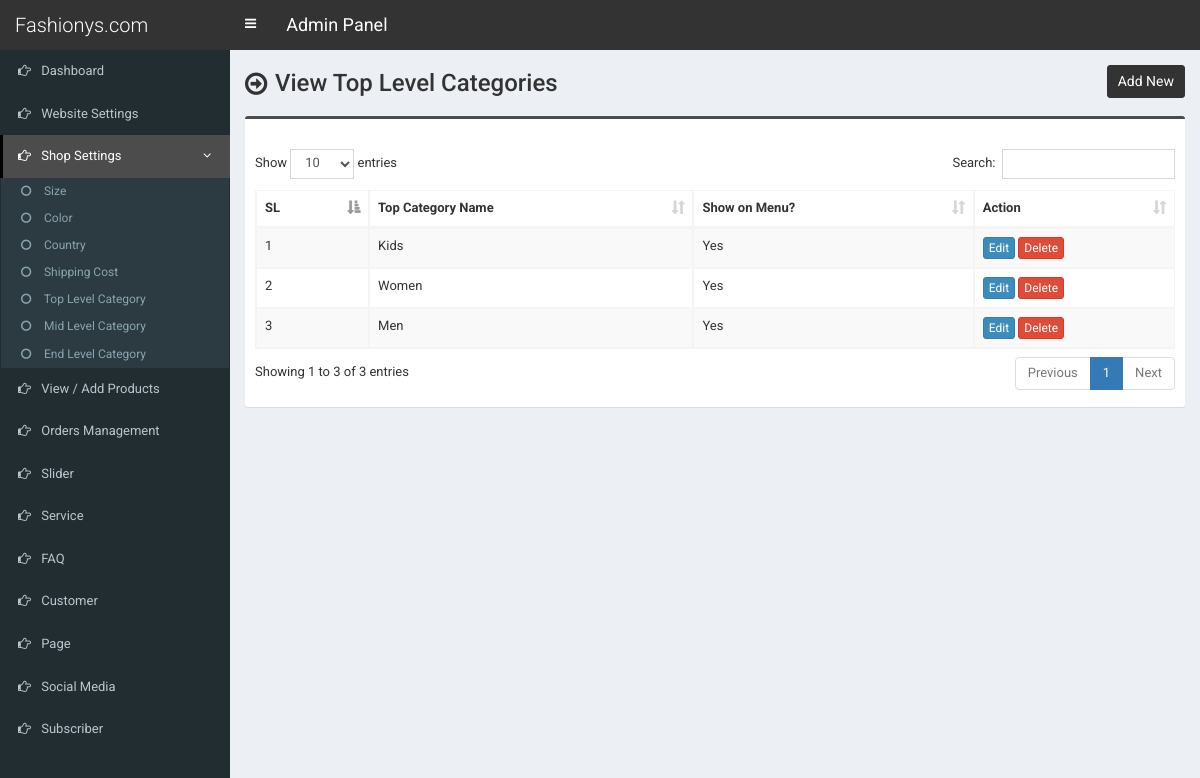
/admin/top-category.php, run on an earlier commit of the app's database.
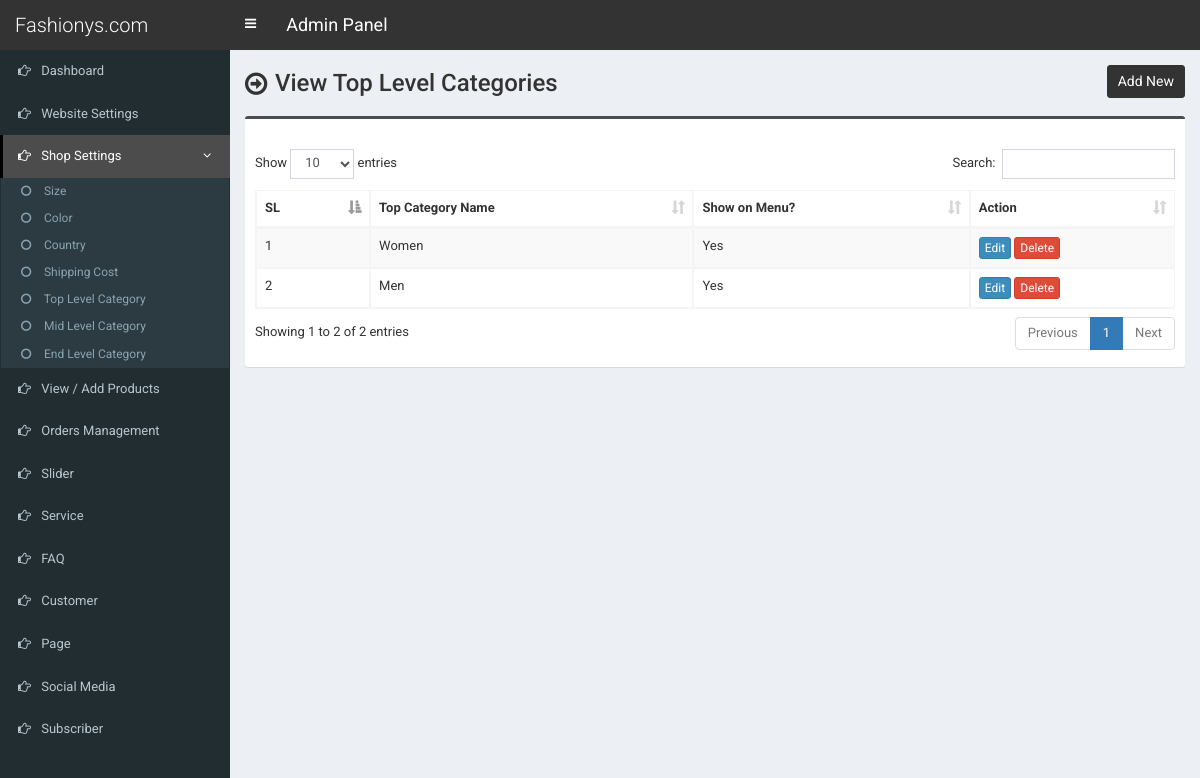
And on a later commit of the database.
### tables this page shows
CREATE TABLE `tbl_top_category` (
  `tcat_id` int(11) NOT NULL,
  `tcat_name` varchar(255) NOT NULL,
  `show_on_menu` int(1) NOT NULL
);

### admin/top-category.php (the view, shortened to what this page needs)
<?php require_once('header.php'); ?>
<section class="content-header">
	<div class="content-header-left">
		<h1>View Top Level Categories</h1>
	</div>
	<div class="content-header-right">
		<a href="top-category-add.php" class="btn btn-primary btn-sm">Add New</a>
	</div>
</section>
<section class="content">
  <div class="row">
    <div class="col-md-12">
      <div class="box box-info">
        <div class="box-body table-responsive">
          <table id="example1" class="table table-bordered table-striped">
			<thead>
			    <tr>
			        <th>SL</th>
			        <th>Top Category Name</th>
                    <th>Show on Menu?</th>
			        <th>Action</th>
			    </tr>
			</thead>
            <tbody>
            	<?php
            	$i=0;
            	$statement = $pdo->prepare("SELECT * FROM tbl_top_category ORDER BY tcat_id DESC");
            	$statement->execute();
            	$result = $statement->fetchAll(PDO::FETCH_ASSOC);
            	foreach ($result as $row) {
            		$i++;
            		?>
					<tr>
	                    <td><?php echo $i; ?></td>
	                    <td><?php echo $row['tcat_name']; ?></td>
                        <td>
                            <?php
                                if($row['show_on_menu'] == 1) {
                                    echo 'Yes';
                                } else {
                                    echo 'No';
                                }
                            ?>
                        </td>
	                    <td>
	                        <a href="top-category-edit.php?id=<?php echo $row['tcat_id']; ?>" class="btn btn-primary btn-xs">Edit</a>
	                        <a href="#" class="btn btn-danger btn-xs" data-href="top-category-delete.php?id=<?php echo $row['tcat_id']; ?>" data-toggle="modal" data-target="#confirm-delete">Delete</a>
	                    </td>
	                </tr>
            		<?php
            	}
            	?>
            </tbody>
          </table>
        </div>
      </div>
</section>
<?php require_once('footer.php'); ?>

### admin/header.php (shortened to what this page needs)
<!DOCTYPE html>
<html>
<head>
	<link rel="stylesheet" href="css/bootstrap.min.css">
	<link rel="stylesheet" href="css/font-awesome.min.css">
	<link rel="stylesheet" href="css/ionicons.min.css">
	<link rel="stylesheet" href="css/datepicker3.css">
	<link rel="stylesheet" href="css/all.css">
	<link rel="stylesheet" href="css/select2.min.css">
	<link rel="stylesheet" href="css/dataTables.bootstrap.css">
	<link rel="stylesheet" href="css/jquery.fancybox.css">
	<link rel="stylesheet" href="css/AdminLTE.min.css">
	<link rel="stylesheet" href="css/_all-skins.min.css">
	<link rel="stylesheet" href="css/on-off-switch.css"/>
	<link rel="stylesheet" href="css/summernote.css">
	<link rel="stylesheet" href="style.css">
</head>
<body class="hold-transition fixed skin-blue sidebar-mini">
	<div class="wrapper">
		<header class="main-header">
			<a href="index.php" class="logo">
				<span class="logo-lg">Fashionys.com</span>
			</a>
			<nav class="navbar navbar-static-top">
				<a href="#" class="sidebar-toggle" data-toggle="offcanvas" role="button">
				</a>
				<span style="float:left;line-height:50px;color:#fff;padding-left:15px;font-size:18px;">Admin Panel</span>
				<div class="navbar-custom-menu">
					<ul class="nav navbar-nav">
						<li class="dropdown user user-menu">
							<a href="#" class="dropdown-toggle" data-toggle="dropdown">
							</a>
						</li>
					</ul>
				</div>
			</nav>
		</header>
  		<?php $cur_page = substr($_SERVER["SCRIPT_NAME"],strrpos($_SERVER["SCRIPT_NAME"],"/")+1); ?>
  		<aside class="main-sidebar">
    		<section class="sidebar">
      			<ul class="sidebar-menu">
			        <li class="treeview <?php if($cur_page == 'index.php') {echo 'active';} ?>">
			          <a href="index.php">
			            <i class="fa fa-hand-o-right"></i> <span>Dashboard</span>
			          </a>
			        </li>
			        <li class="treeview <?php if( ($cur_page == 'settings.php') ) {echo 'active';} ?>">
			          <a href="settings.php">
			            <i class="fa fa-hand-o-right"></i> <span>Website Settings</span>
			          </a>
			        </li>
                    <li class="treeview <?php if( ($cur_page == 'size.php') || ($cur_page == 'size-add.php') || ($cur_page == 'size-edit.php') || ($cur_page == 'color.php') || ($cur_page == 'color-add.php') || ($cur_page == 'color-edit.php') || ($cur_page == 'country.php') || ($cur_page == 'country-add.php') || ($cur_page == 'country-edit.php') || ($cur_page == 'shipping-cost.php') || ($cur_page == 'shipping-cost-edit.php') || ($cur_page == 'top-category.php') || ($cur_page == 'top-category-add.php') || ($cur_page == 'top-category-edit.php') || ($cur_page == 'mid-category.php') || ($cur_page == 'mid-category-add.php') || ($cur_page == 'mid-category-edit.php') || ($cur_page == 'end-category.php') || ($cur_page == 'end-category-add.php') || ($cur_page == 'end-category-edit.php') ) {echo 'active';} ?>">
                        <a href="#">
                            <i class="fa fa-hand-o-right"></i>
                            <span>Shop Settings</span>
                            <span class="pull-right-container">
								<i class="fa fa-angle-left pull-right"></i>
							</span>
                        </a>
                        <ul class="treeview-menu">
                            <li><a href="size.php"><i class="fa fa-circle-o"></i> Size</a></li>
                            <li><a href="color.php"><i class="fa fa-circle-o"></i> Color</a></li>
                            <li><a href="country.php"><i class="fa fa-circle-o"></i> Country</a></li>
                            <li><a href="shipping-cost.php"><i class="fa fa-circle-o"></i> Shipping Cost</a></li>
                            <li><a href="top-category.php"><i class="fa fa-circle-o"></i> Top Level Category</a></li>
                            <li><a href="mid-category.php"><i class="fa fa-circle-o"></i> Mid Level Category</a></li>
                            <li><a href="end-category.php"><i class="fa fa-circle-o"></i> End Level Category</a></li>
                        </ul>
                    </li>
                    <li class="treeview <?php if( ($cur_page == 'product.php') || ($cur_page == 'product-add.php') || ($cur_page == 'product-edit.php') ) {echo 'active';} ?>">
                        <a href="product.php">
                            <i class="fa fa-hand-o-right"></i> <span>View / Add Products</span>
                        </a>
                    </li>
                    <li class="treeview <?php if( ($cur_page == 'order.php') ) {echo 'active';} ?>">
                        <a href="order.php">
                            <i class="fa fa-hand-o-right"></i> <span>Orders Management</span>
                        </a>
                    </li>
                     <li class="treeview <?php if( ($cur_page == 'slider.php') ) {echo 'active';} ?>">
			          <a href="slider.php">
			            <i class="fa fa-hand-o-right"></i> <span>Slider</span>
			          </a>
			        </li>
			        <li class="treeview <?php if( ($cur_page == 'service.php') ) {echo 'active';} ?>">
			          <a href="service.php">
			            <i class="fa fa-hand-o-right"></i> <span>Service</span>
			          </a>
			        </li>
			      			        <li class="treeview <?php if( ($cur_page == 'faq.php') ) {echo 'active';} ?>">
			          <a href="faq.php">
			            <i class="fa fa-hand-o-right"></i> <span>FAQ</span>
			          </a>
			        </li>
						<li class="treeview <?php if( ($cur_page == 'customer.php') || ($cur_page == 'customer-add.php') || ($cur_page == 'customer-edit.php') ) {echo 'active';} ?>">
			          <a href="customer.php">
			            <i class="fa fa-hand-o-right"></i> <span>Customer</span>
			          </a>
			        </li>
			        <li class="treeview <?php if( ($cur_page == 'page.php') ) {echo 'active';} ?>">
			          <a href="page.php">
			            <i class="fa fa-hand-o-right"></i> <span>Page</span>
			          </a>
			        </li>
			        <li class="treeview <?php if( ($cur_page == 'social-media.php') ) {echo 'active';} ?>">
			          <a href="social-media.php">
			            <i class="fa fa-hand-o-right"></i> <span>Social Media</span>
			          </a>
			        </li>
			        <li class="treeview <?php if( ($cur_page == 'subscriber.php')||($cur_page == 'subscriber.php') ) {echo 'active';} ?>">
			          <a href="subscriber.php">
			            <i class="fa fa-hand-o-right"></i> <span>Subscriber</span>
			          </a>
			        </li>
      			</ul>
    		</section>
  		</aside>
  		<div class="content-wrapper">

### admin/footer.php (shortened to what this page needs)
		</div>
	</div>
</body>
</html>

### admin/style.css (style rules this page uses)
body { font-size: 13px; font-family: 'Roboto', sans-serif; }
.content-header>h1, .content-header .content-header-left h1 { font-family: 'Roboto', sans-serif; }
.main-header .logo { text-align: left; }
.main-header .logo .logo-lg { font-family: 'Roboto', sans-serif; }
.box-info { padding-top: 20px; }
.sidebar-menu li.active>a>.pull-right-container>.fa-angle-left { -webkit-transform: rotate(90deg); -ms-transform: rotate(90deg); -o-transform: rotate(90deg); transform: rotate(90deg); }
.sidebar-menu li>a>.pull-right-container>.fa-angle-left:before { content: "\f105"; }
.content-header { overflow: hidden; }
.content-header .content-header-left { float: left; padding-top: 5px; }
.content-header .content-header-right { float: right; }
.content-header .content-header-left h1 { margin-top: 0; margin-bottom: 0; padding-left: 30px; padding-bottom: 5px; font-size: 24px; position: relative; }
.content-header .content-header-left h1:before { position: absolute; top: 0; left: 0; font-family: 'FontAwesome', sans-serif; font-size: 26px; content: '\f18e'; }
.content-header .content-header-right a { position: relative; font-size: 14px; }
.skin-blue .sidebar-menu>li:hover>a, .skin-blue .sidebar-menu>li.active>a { color: #fff; background: #3c8dbc; border-left-color: #3c8dbc; }
.skin-blue .main-header .logo, .skin-blue .main-header .logo:hover, .skin-blue .main-header .navbar, .skin-blue .main-header .navbar .sidebar-toggle:hover { background-color: #333333; }
.skin-blue .sidebar-menu>li:hover>a, .skin-blue .sidebar-menu>li.active>a { background-color: #4c4c4c; border-left-color: #000000; }
.box.box-info { border-top-color: #4c4c4c; }
.content-header .content-header-right a { background-color: #333333; border-color: #333333; }
.sidebar-menu .treeview-menu>li>a { font-size: 12px; }

What changed in the data, as far as the page shows it:
removed tbl_top_category: tcat_name "Kids", show_on_menu "Yes"
Also different on the page:
text written by a page script: "Show entries Search: Showing 1 to 3 of 3 entries Previous 1 Next" → "Show entries Search: Showing 1 to 2 of 2 entries Previous 1 Next"
